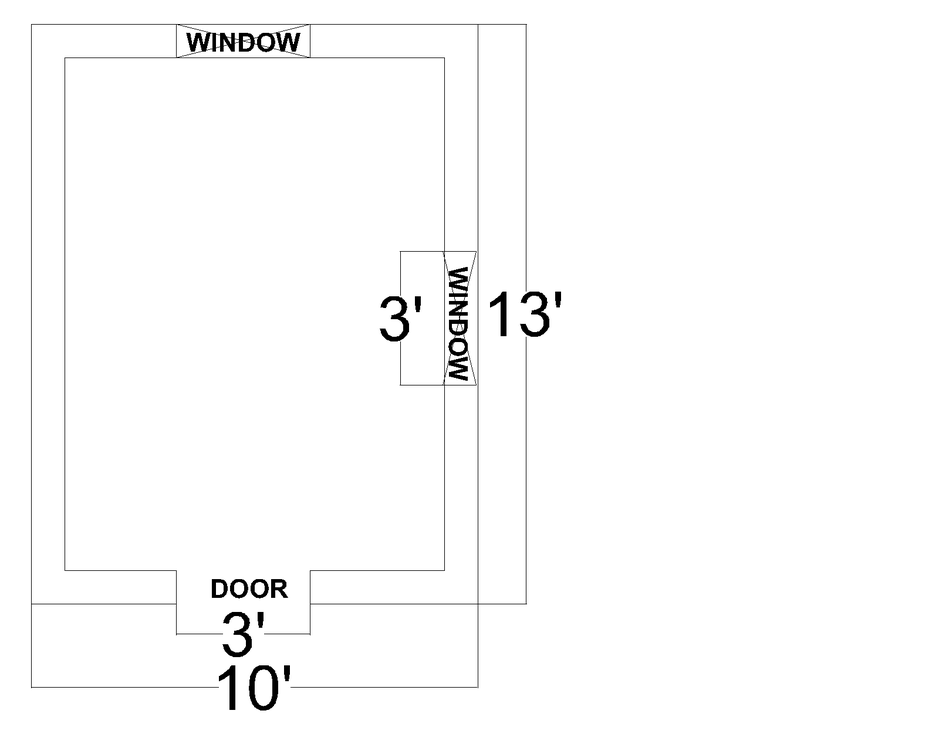
#> input picture data/samples/PLAN1.png, 939 x 751 px, shrunk from 1600 x 1280 before the run, found by its file name
$ python cv_lines.py
#> lines starting #> are read from the running program, lines starting #| are printed output that depends on the picture; after the words box and inside, x2 and y2 are one past the last pixel; in counts of white or black regions, pixels touching at a corner belong together
# src/cv_lines.py
from pathlib import Path
import cv2
import numpy as np
import json

# Try both names so your CAD export works either way
CANDIDATES = [Path("data/samples/plan1.png"), Path("data/samples/PLAN1.png")]
for p in CANDIDATES:
    if p.exists():
        SAMPLE = p
        break
else:
    raise FileNotFoundError("Put plan1.png (or PLAN1.png) in data/samples/")

OUT_IMG = Path("data/samples/lines_plan1.png")
OUT_JSON = Path("data/samples/lines_plan1.json")

def auto_canny(gray: np.ndarray, sigma: float = 0.33):
    # automatic Canny thresholds based on image median
    v = np.median(gray)
    lower = int(max(0, (1.0 - sigma) * v))
    upper = int(min(255, (1.0 + sigma) * v))
    edges = cv2.Canny(gray, lower, upper, apertureSize=3, L2gradient=True)
    return edges, (lower, upper)

def detect_lines(edges: np.ndarray):
    """
    Run Probabilistic Hough Transform.
    Tune the params if needed:
    - threshold: how many votes to accept a line (higher = fewer lines)
    - minLineLength: minimum length of a detected line (in pixels)
    - maxLineGap: merge broken segments if the gap is less than this
    """
    lines = cv2.HoughLinesP(
        edges,
        rho=1,
        theta=np.pi / 180,
        threshold=80,        # try 50–150
        minLineLength=60,    # try 40–120 depending on scale
        maxLineGap=10        # try 5–20
    )
    return [] if lines is None else lines.reshape(-1, 4).tolist()

def main():
    # 1) load original
    img_color = cv2.imread(str(SAMPLE), cv2.IMREAD_COLOR)
#> img_color is the input picture: shape (751, 939, 3); min 0, max 255, mean 251.4
    if img_color is None:
        raise FileNotFoundError(f"Cannot read image: {SAMPLE}")

    # 2) grayscale + slight blur
    gray = cv2.cvtColor(img_color, cv2.COLOR_BGR2GRAY)
    gray = cv2.GaussianBlur(gray, (3,3), 0)

    # 3) edges (auto thresholds)
    edges, (lo, hi) = auto_canny(gray)
#> in auto_canny, `v = np.median(gray)`: v = 255
#> in auto_canny, `lower = int(max(0, (1.0 - sigma) * v))`: lower = 170
#> in auto_canny, `upper = int(min(255, (1.0 + sigma) * v))`: upper = 255
#> in auto_canny, `edges = cv2.Canny(gray, lower, upper, apertureSize=3, L2gradient=True)`:
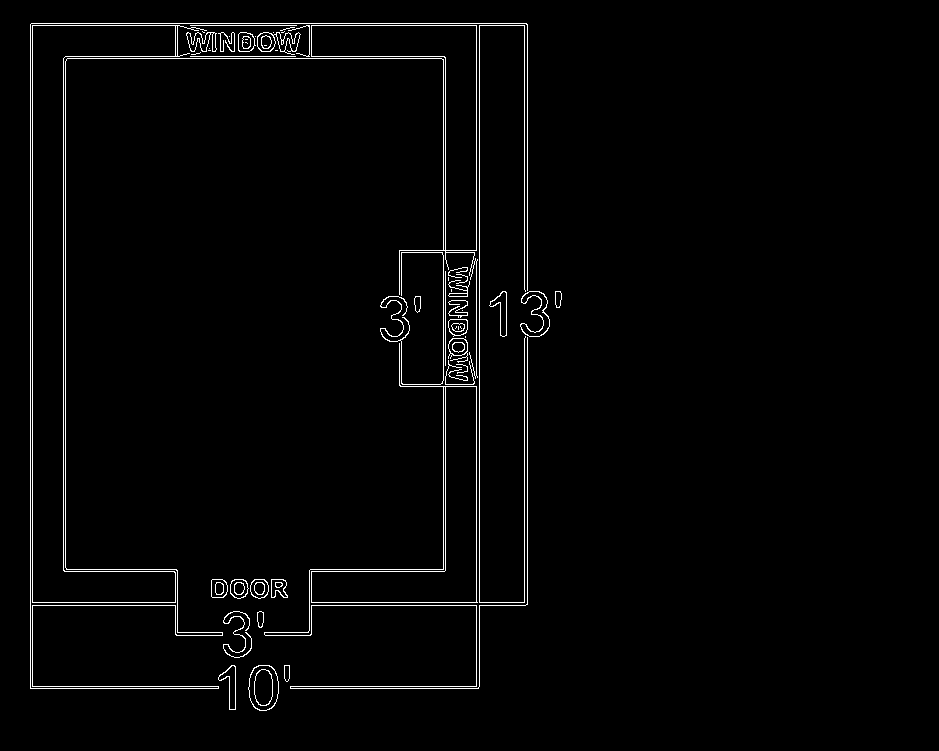
#> edges: shape (751, 939); 1.9% white in thin lines or dots, all inside (x1, y1, x2, y2) = (30, 23, 562, 711)
#> lo = 170; hi = 255

    # 4) HoughLinesP
    lines = detect_lines(edges)
#> in detect_lines, `lines = cv2.HoughLinesP( edges, rho=1, theta=np.pi / 180, threshold=80,`: lines = 26 rows, first 6: [479, 686, 479, 23], [32, 688, 32, 23], [30, 688, 30, 24], [476, 688, 476, 23], [524, 605, 524, 323], [65, 571, 65, 56]
#> lines = 26 items, first 6: [479, 686, 479, 23], [32, 688, 32, 23], [30, 688, 30, 24], [476, 688, 476, 23], [524, 605, 524, 323], [65, 571, 65, 56]

    # 5) draw lines overlay
    overlay = img_color.copy()
    for (x1,y1,x2,y2) in lines:
        cv2.line(overlay, (x1,y1), (x2,y2), (0,0,255), 2)  # red lines
#> this loop made 26 passes
#> (x1, y1, x2, y2) on passes 1 to 12: (479, 686, 479, 23), (32, 688, 32, 23), (30, 688, 30, 24), (476, 688, 476, 23), (524, 605, 524, 323), (65, 571, 65, 56), (443, 571, 443, 56), (527, 300, 527, 24), (445, 259, 445, 57), (63, 570, 63, 58), (33, 25, 524, 25), (31, 23, 526, 23)
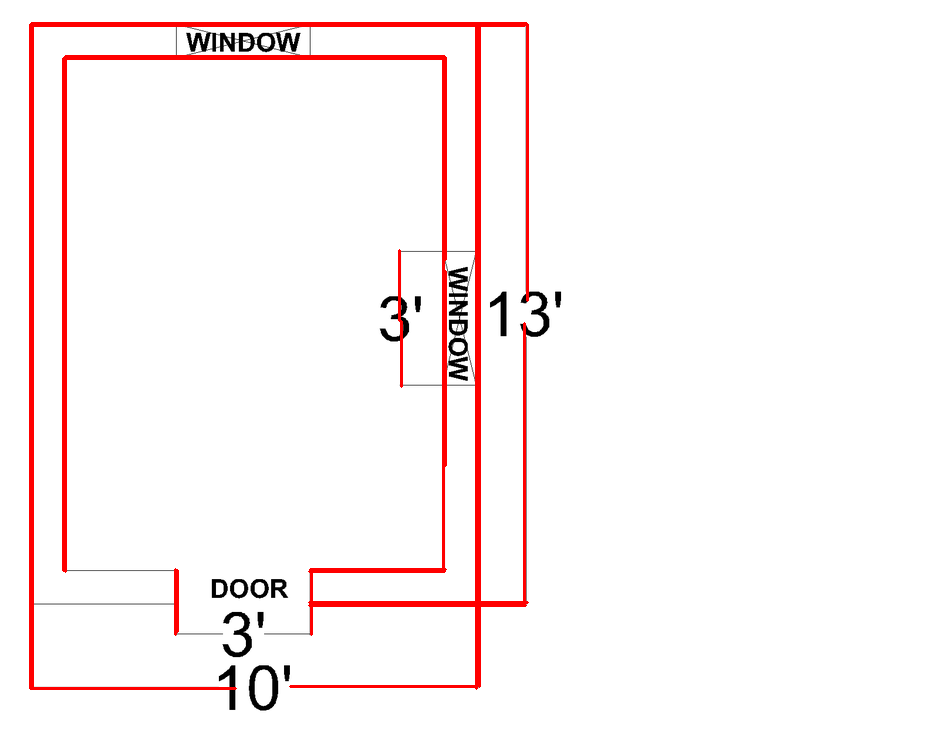
#> overlay: shape (751, 939, 3); 3.16% of pixels changed, all inside (x1, y1, x2, y2) = (29, 22, 529, 690)

    # 6) save image + json (with lengths in pixels for now)
    OUT_IMG.parent.mkdir(parents=True, exist_ok=True)
    cv2.imwrite(str(OUT_IMG), overlay)

    lines_info = []
    for (x1,y1,x2,y2) in lines:
        length_px = float(np.hypot(x2-x1, y2-y1))
        lines_info.append({"p1":[x1,y1], "p2":[x2,y2], "length_px": length_px})
#> this loop made 26 passes
#> (x1, y1, x2, y2, length_px) on passes 1 to 12: (479, 686, 479, 23, 663), (32, 688, 32, 23, 665), (30, 688, 30, 24, 664), (476, 688, 476, 23, 665), (524, 605, 524, 323, 282), (65, 571, 65, 56, 515), (443, 571, 443, 56, 515), (527, 300, 527, 24, 276), (445, 259, 445, 57, 202), (63, 570, 63, 58, 512), (33, 25, 524, 25, 491), (31, 23, 526, 23, 495)
#> after the loop, lines_info = 26 items

    with open(OUT_JSON, "w", encoding="utf-8") as f:
        json.dump({"canny_thresholds":[lo,hi], "lines": lines_info}, f, indent=2)

    print(f"Detected {len(lines_info)} lines")
#| Detected 26 lines
    print(f"Saved line overlay to {OUT_IMG}")
    print(f"Saved lines JSON to   {OUT_JSON}")

if __name__ == "__main__":
    main()
